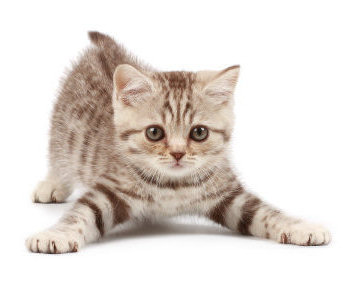
%> input picture KNN/supplementary_code/TVexact/img.JPG, 354 x 290 px
$ octave test_graphtv.m   (GNU Octave 9; MATLAB toolbox functions it lacks are replaced by stand-ins)
%> lines starting %> are read from the running program, lines starting %| are printed output that depends on the picture
%% Test script for general graph


img=imresize(imread('img.JPG'),0.3);
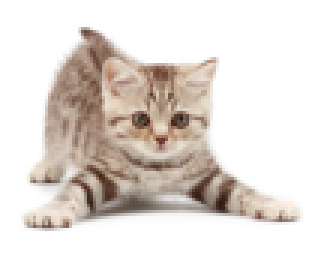
%> img: size 87x107x3 uint8 (shown 3 times larger); mean R, G, B 227, 219.7, 214.3
figure(1)
imshow(img);

img1=double(img)/255+0.1*randn(size(img));
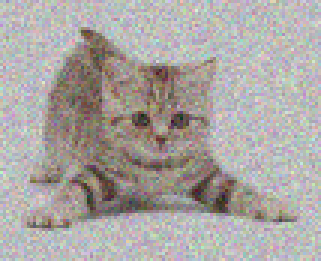
%> img1: size 87x107x3 double (shown 3 times larger); mean R, G, B 0.89, 0.86, 0.841; drawn with min black and max white
figure(2)
imshow(img1);
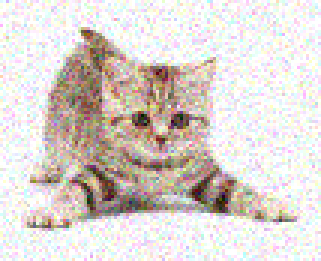
%> displayed picture: size 87x107x3, on the screen's scale of 0 to 255 (shown 3 times larger); mean R, G, B 220.7, 213, 208

%%

[ht,wt]=size(img1(:,:,1));
%> ht = 87; wt = 107
n=ht*wt;
%> n = 9309
m=(n*4-2*(ht+wt))/2;
%> m = 18424
edges1=zeros(m,1);
edges2=zeros(m,1);

D=sparse(m,n);

count=1;
for i=1:ht
    for j=1:wt
        here=(j-1)*ht+i;
        right=j*ht+i;
        down=(j-1)*ht+i+1;
        if i~=ht
            %D(count,here)=-1;
            %D(count,down)=1;
            edges1(count)=here;
            edges2(count)=down;
            count=count+1;
        end
        if j~=wt
            %D(count,here)=-1;
            %D(count,right)=1;
            edges1(count)=here;
            edges2(count)=right;
            count=count+1;
        end
    end
end
%> this loop made 87 passes
%> after the loop, count = 18425

D=sparse(m,n);
%> (the run ends here)
